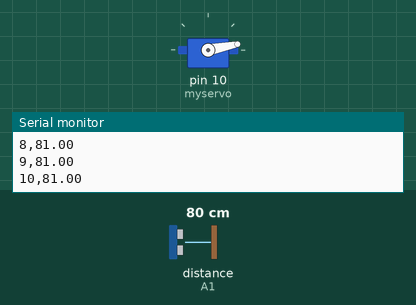
Simulated run of this sketch. Board: Arduino Uno, built with avr-gcc and run on an emulated ATmega328P. On the bench: servo, the last lines printed to the serial monitor. The inputs (shaded band) are chosen by the test bench; at power-on: distance to the obstacle (sensor on A1) 80 cm. The echo pulse lasts 58.3 µs per cm.

Above: at 1.2 s.
1.3 s: distance to the obstacle (sensor on A1) set to 2 cm
At 2.43 s:
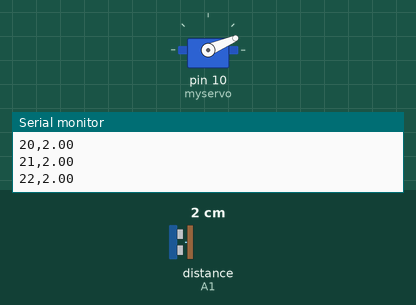
7.3 s: distance to the obstacle (sensor on A1) set to 120 cm
At 7.3 s:
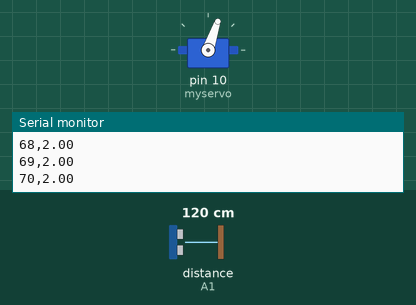
Timing chart, 0 to 22.3 s (numbered marks = the images above; inputs shaded):
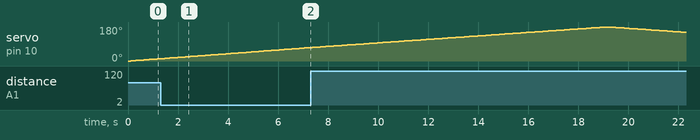

Measured:
- by itself, servo on pin 10 (myservo): rises from 71° to 180° in 11.7 s, then falls to 152° in 3.1 s

The sketch:

radar3_ino.ino
```cpp
#include <AFMotor.h>
#include <NewPing.h>
#include <Servo.h>

#define TRIG_PIN A0
#define ECHO_PIN A1
#define MAX_DISTANCE 200

NewPing sonar(TRIG_PIN, ECHO_PIN, MAX_DISTANCE);
Servo myservo;


int pos = 0;    // servo starting position int
float duration,distance;

void setup() {
  Serial.begin(115200);
  Serial.println("Radar Start");
  myservo.attach(10); // start servo control
}

void loop() {
  for (pos = 0; pos <= 180; pos += 1) { // goes from 0 degrees to 180 degrees
    // in steps of 1 degree
    myservo.write(pos);              // tell servo to go to position in variable 'pos'
    dist_calc(pos);
  }

  for (pos = 180; pos >= 0; pos -= 1) { // goes from 180 degrees to 0 degrees
    myservo.write(pos);              // tell servo to go to position in variable 'pos'
    dist_calc(pos);
  }
}

float dist_calc(int pos){
  distance = readPing();
  Serial.print(pos); // position of servo motor
  Serial.print(","); // comma separate variables
  Serial.println(distance); // print distance in cm

}

int readPing() {
  delay(100); //50
  int cm = sonar.ping_cm();
  if(cm==0)
  {
    cm = 250;
  }
  return cm;
}
```
